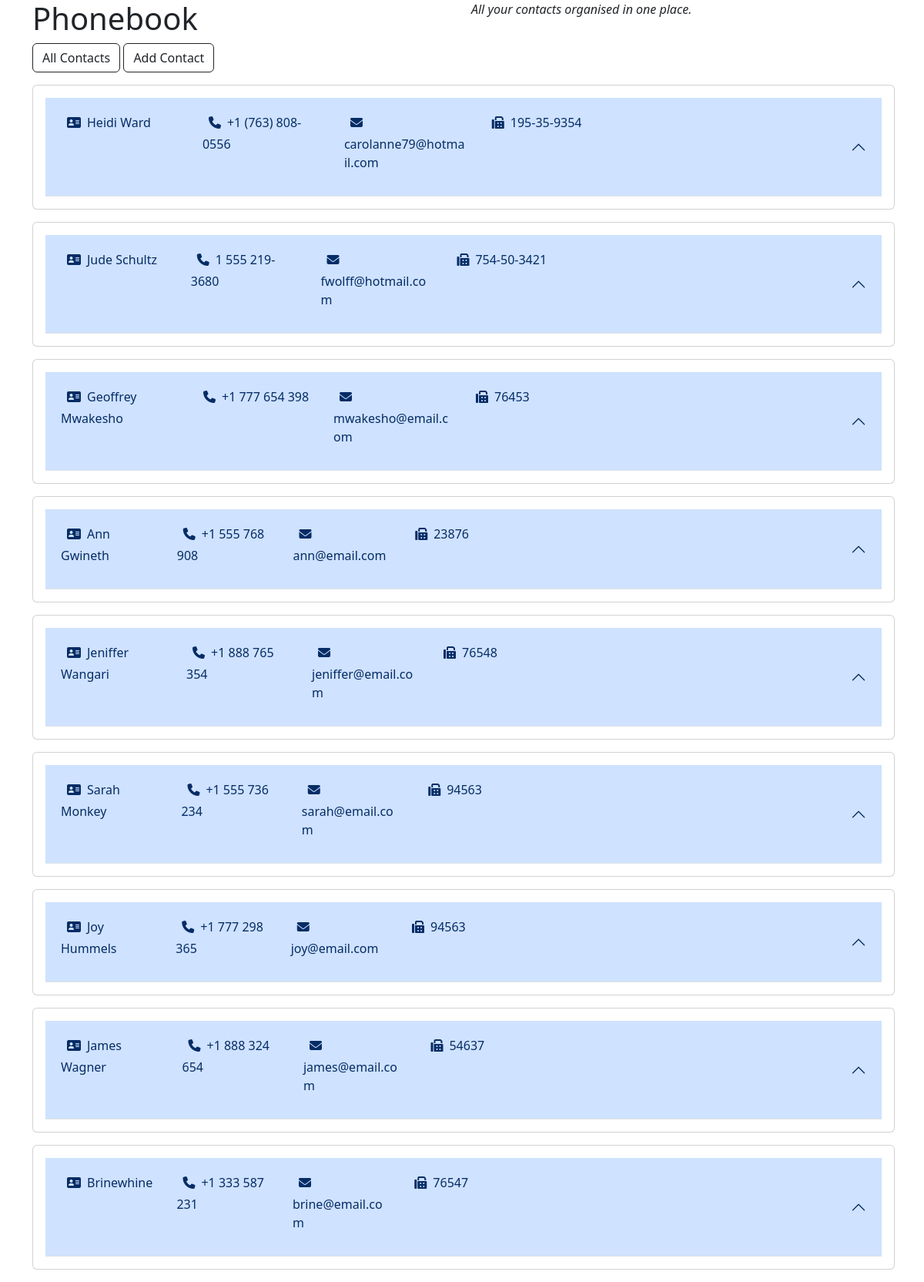
The page /display on the database its author committed.
### tables this page shows
CREATE TABLE Contacts (Id INTEGER PRIMARY KEY, Name TEXT, Phone TEXT, Email TEXT, Fax TEXT);

### main.py (the view)
@app.route("/display", methods=["GET", "POST"])
def display_contacts():
    all_contacts = db.PhonebookDB().fetch_all_contacts()
    return render_template("all_contacts.html", all_contacts=all_contacts)

### db.py (called while the page is built)
    def fetch_all_contacts(self):
        self.cursor.execute(""" SELECT * from Contacts""")
        all_contacts = [x for x in self.cursor.fetchall()]
        return all_contacts

### templates/all_contacts.html (shortened to what this page needs)
{% extends 'base.html' %}
{% block body %}
{% for i in all_contacts %}
<div class="row">
    <div class="col-lg-12">
        <div class="card mb-3 accordion" id="contactAccordion" style="width: 70rem;">
            <div class="card-body" id="contactAccordionHeader">
                <button class="accordion-button" type="button" data-bs-toggle="collapse"
                    data-bs-target="#collapse{{loop.index}}" aria-expanded="true"
                    aria-controls="collapse{{loop.index}}">
                    <div class="row">
                        <div class="col-lg-3">
                            <p><i class="fa fa-address-card m-2" aria-hidden="true"></i>{{ i[1] }}</p>
                        </div>
                        <div class="col-lg-3">
                            <p><i class="fa fa-phone m-2" aria-hidden="true"></i>{{
                                i[2] }}</p>
                        </div>
                        <div class="col-lg-3">
                            <p><i class="fa fa-envelope m-2" aria-hidden="true"></i>{{ i[3] }}</p>
                        </div>
                        <div class="col-lg-3">
                            <p><i class="fa fa-fax m-2" aria-hidden="true"></i>{{ i[4] }}</p>
                        </div>
                    </div>
                </button>
            </div>
        </div>
    </div>
</div>
{% endfor %}
{% endblock %}

### templates/base.html (shortened to what this page needs)
<!DOCTYPE html>
<html lang="en">
<head>
    <link href="https://cdn.jsdelivr.net/npm/bootstrap@5.3.0-alpha1/dist/css/bootstrap.min.css" rel="stylesheet"
>
    <link rel="stylesheet" href="https://cdnjs.cloudflare.com/ajax/libs/font-awesome/6.3.0/css/all.min.css"
 />
</head>
<body>
    <div class="container">
        <div class="row">
            <div class="col-lg-6">
                <h1>Phonebook</h1>
            </div>
            <div class="col-lg-6">
                <p><em>All your contacts organised in one place.</em></p>
            </div>
        </div>
        <div class="row mb-3">
            <div class="col-lg-12 align-items-center">
                <a href="{{url_for('display_contacts')}}"><button type="button" class="btn btn-outline-dark">All
                        Contacts</button></a>
                <a href="{{url_for('contact_add')}}"><button type="button" class="btn btn-outline-dark">Add
                        Contact</button></a>
            </div>
        </div>
        {% block body %}
        {% endblock %}
</body>
</html>

### rows shown on the page
Contacts: Name "Heidi Ward", Phone "+1 (763) 808-0556", Email "carolanne79@hotmail.com", Fax "195-35-9354"
Contacts: Name "Jude Schultz", Phone "1 555 219-3680", Email "fwolff@hotmail.com", Fax "754-50-3421"
Contacts: Name "Geoffrey Mwakesho", Phone "+1 777 654 398", Email "mwakesho@email.com", Fax "76453"
Contacts: Name "Ann Gwineth", Phone "+1 555 768 908", Email "ann@email.com", Fax "23876"
Contacts: Name "Jeniffer Wangari", Phone "+1 888 765 354", Email "jeniffer@email.com", Fax "76548"
Contacts: Name "Sarah Monkey", Phone "+1 555 736 234", Email "sarah@email.com", Fax "94563"
Contacts: Name "Joy Hummels", Phone "+1 777 298 365", Email "joy@email.com", Fax "94563"
Contacts: Name "James Wagner", Phone "+1 888 324 654", Email "james@email.com", Fax "54637"
Contacts: Name "Brinewhine", Phone "+1 333 587 231", Email "brine@email.com", Fax "76547"
